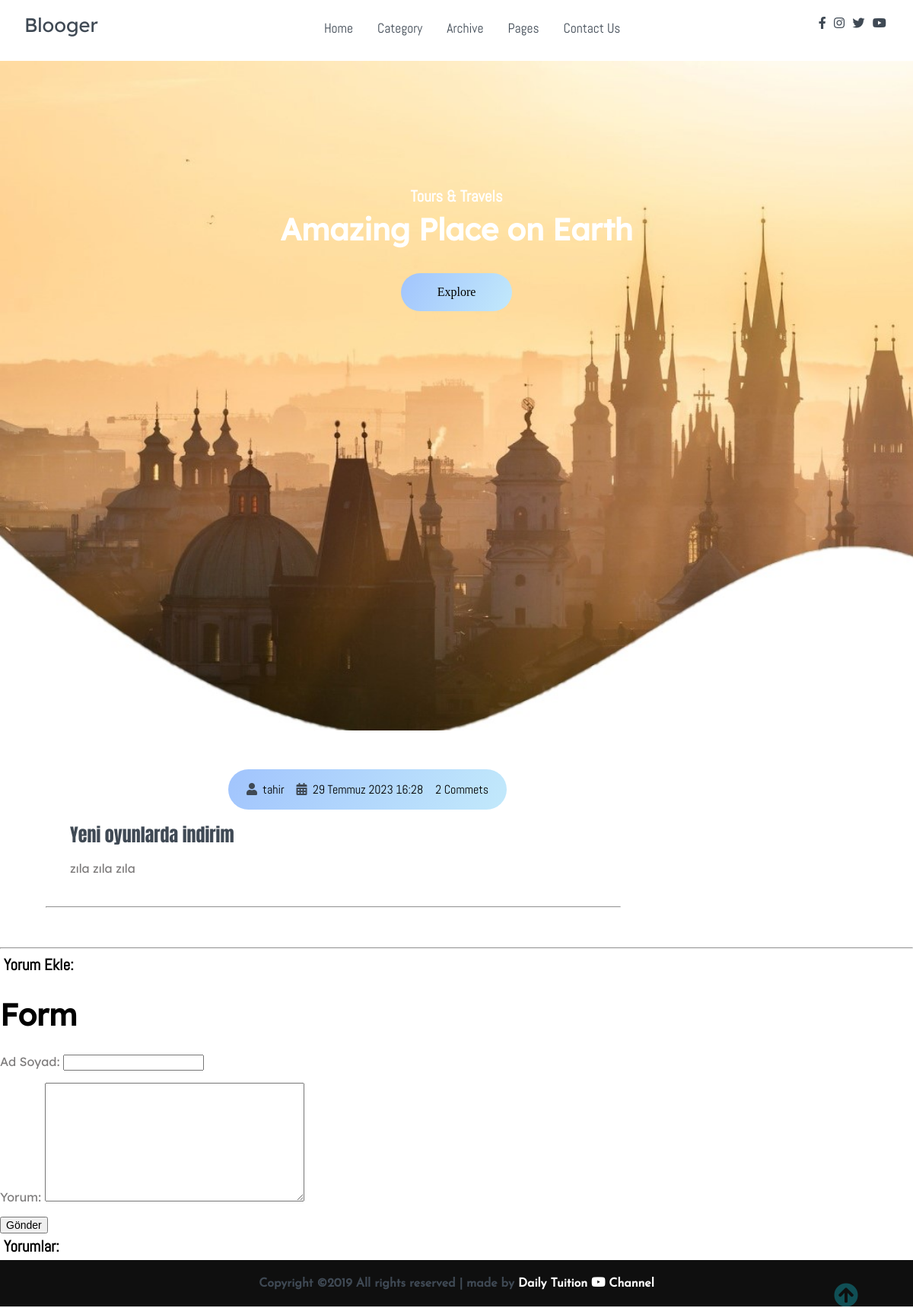
Screenshot of /post/yeni-oyunlarda-indirim/ with the database file from the repository.
### blog/models.py (models this page shows, shortened)
class Post(models.Model):
    category = models.ForeignKey(Category, on_delete=models.CASCADE)
    user = models.ForeignKey('auth.User', related_name='post', on_delete=models.CASCADE)
    title = models.CharField(max_length=120, verbose_name='Başlık')
    content = models.TextField(verbose_name='İçerik')
    publishing_date = models.DateTimeField(verbose_name='Yayınlanma Tarihi', auto_now_add=True)
    image = models.ImageField(null=True, blank=True, upload_to="post")
    slug = models.SlugField(unique=True, editable=False, max_length=130)
    status = models.CharField(choices=CATEGORY, max_length=10, default=DEFAULT)
    read = models.PositiveIntegerField(default=0)
    class Meta:
        ordering = ['-publishing_date', 'id']

### blog/views.py (the view)
# urls.py: path('post/<slug:slug>/', post_detail, name='detail'),
def post_detail(request, slug):
    post = get_object_or_404(Post, slug=slug)
    form = CommentForm(request.POST or None)
    if form.is_valid():
        comment = form.save(commit=False)
        comment.post=post
        comment.save()
        return HttpResponseRedirect(post.get_absolute_url())
    read = post.read
    read += 1
    degıs = Post.objects.filter(slug=slug).update(read=read)
    context = {
        'post' : post,
        'form' : form,
    }
    return render(request, 'detail.html', context)

### blog/forms.py
class CommentForm(forms.ModelForm):
    class Meta:
        model = Comments
        fields = [
            'name',
            'content',
        ]

### templates/detail.html (shortened to what this page needs)
{% extends 'base.html' %}
{% load static %}
{% block content %}
    <main>
        <section class="site-title">
            <div class="site-background" data-aos="fade-up" data-aos-delay="100">
                <h3>Tours & Travels</h3>
                <h1>Amazing Place on Earth</h1>
                <button class="btn">Explore</button>
            </div>
        </section>
        <br><br><br>
        <section class="container">
            <div class="site-content">
                <div class="posts">
                    <div class="post-content" data-aos="zoom-in" data-aos-delay="200">
                        <div class="post-image">
                            <div>
                                {% if post.image %}
                                <img src="{{ post.image.url }}" class="img" alt="blog1">
                                {% else %}
                                <br>
                                {% endif %}
                            </div>
                            <div class="post-info flex-row">
                                <span><i class="fas fa-user text-gray"></i>&nbsp;&nbsp;{{post.user}}</span>
                                <span><i class="fas fa-calendar-alt text-gray"></i>&nbsp;&nbsp;{{post.publishing_date}}</span>
                                <span>2 Commets</span>
                            </div>
                        </div>
                        <div class="post-title">
                            <a href="#">{{post.title}}</a>
                            <p>{{post.content}}
                            </p>
                        </div>
                    </div>
                    <hr>
                </div>
            </div>
        </section>
        <br><br><hr>
        <h3>Yorum Ekle:</h3>
        {% include 'forms.html' %}
    </main>
    <h3>Yorumlar:</h3>
    <div>
 {% endblock %}

### static/css/all.css (style rules this page uses)
.fa, .fas, .far, .fal, .fad, .fab { -moz-osx-font-smoothing: grayscale; -webkit-font-smoothing: antialiased; display: inline-block; font-style: normal; font-variant: normal; text-rendering: auto; line-height: 1; }
.fa-calendar-alt:before { content: "\f073"; }
.fa-user:before { content: "\f007"; }
.fa, .fas { font-family: 'Font Awesome 5 Free'; font-weight: 900; }

### static/css/Style.css (style rules this page uses)
html, body { margin: 0%; box-sizing: border-box; overflow-x: hidden; }
:root { --text-gray: #3f4954; --text-light : #686666da; --bg-color: #0f0f0f; --white: #ffffff; --midnight: #104f55; --sky: linear-gradient(120deg, #a1c4fd 0%, #c2e9fb 100%); --Abel: 'Abel', cursive; --Anton: 'Anton', cursive; --Josefin : 'Josefin', cursive; --Lexend: 'Lexend', cursive; --Livvic : 'Livvic', cursive; }
a { text-decoration: none; color: var(--text-gray); }
.flex-row { display: flex; flex-direction: row; flex-wrap: wrap; }
h1 { font-family: var(--Lexend); font-size: 2.5rem; }
h3 { font-family: var(--Abel); font-size: 1.3rem; }
button.btn { border: none; border-radius: 2rem; padding: 1rem 3rem; font-size: 1rem; font-family: var(--Livvic); cursor: pointer; }
span { font-family: var(--Abel); }
.container { margin: 0 5vw; }
.text-gray { color: var(--text-gray); }
p { font-family: var(--Lexend); color: var(--text-light); }
main .site-title { background: url('../assets/Background-image.jpg'); background-size: cover; height: 110vh; display: flex; justify-content: center; }
main .site-title .site-background { padding-top: 10rem; text-align: center; color: var(--white); }
main .site-title h1, h3 { margin: .3rem; }
main .site-title .btn { margin: 1.8rem; background: var(--sky); }
main .site-content { display: grid; grid-template-columns: 70% 30%; }
main .post-content { width: 100%; }
main .site-content .post-content > .post-image, .post-title { padding: 1rem 2rem; position: relative; }
main .site-content .post-content > .post-image .post-info { background: var(--sky); padding: 1rem; position: absolute; bottom: 0%; left: 20vw; border-radius: 3rem; }
main .site-content .post-content > .post-image > div { overflow: hidden; }
main .site-content .post-content > .post-image .post-info span { margin: 0 .5rem; }
main .post-content .post-title a { font-family: var(--Anton); font-size: 1.5rem; }

### rows the page displays
Post: user "tahir", publishing_date "29 Temmuz 2023 16:28", title "Yeni oyunlarda indirim", content "zıla zıla zıla"
